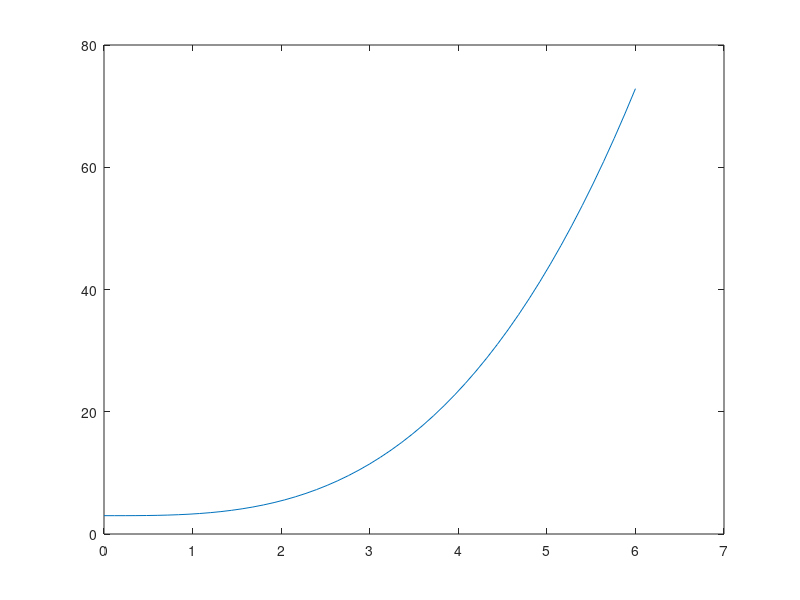

The MATLAB script that drew this image:
%% 1 Setup

format short

A = [8 -12 -12 7; -2 4 7 11; 2 -1 6 13];

% 1a

Arr = rref(A);

disp(Arr)

% 1b

disp( [Arr(1,4); Arr(2,4); Arr(3,4)] )

% 1c

format rat

rref(A)

% 1d

disp( [Arr(1,4); Arr(2,4); Arr(3,4)] )

%% 6 

f = @(t,y) t^2; % right-side of ODE input values here.
tinit = 0; % initial time
yinit = 3; % initial y-value
n = 50; % number of subintervals to use
b = 6; % final time

% Calculation of h from tinit, b, and n.
h = 6/50; % h is our step size (delta_time(b - tinit) / # of steps (n))

% Initialize t and y as length n + 1 column vectors.
t = zeros(n + 1, 1);
y = zeros(n + 1, 1);

% Calculation of points t(i) and the corresponding
% approximate values y(i) from the Euler Method formula.
t(1) = tinit;
y(1) = yinit;

% Euler's method loop!
for i = 1:n
t(i + 1) = t(i) + h;
y(i + 1) = y(i) + h*f(t(i), y(i));
end

plot(t, y)
